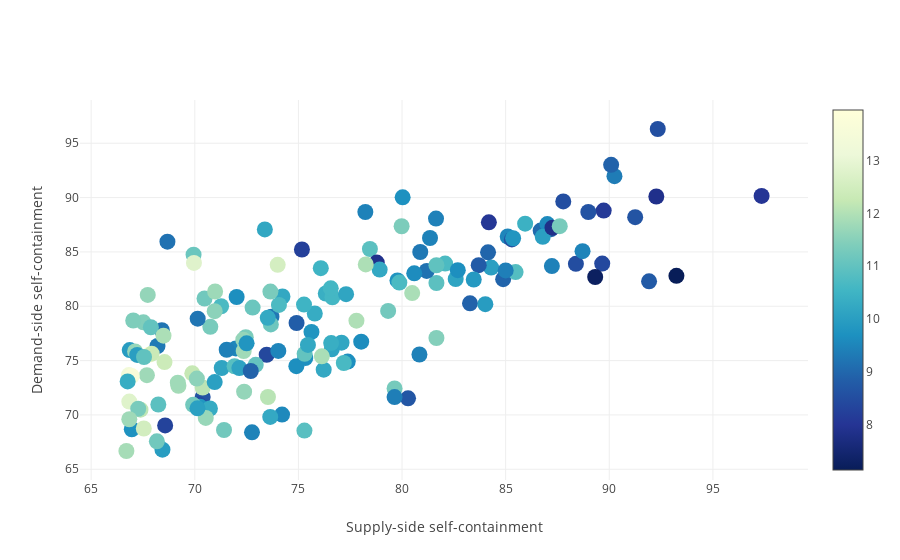

The cell this chart's notebook holds for it:
### Code cell
# plot same plot as above but interactive
reload(plotly)
PuOr = sns.color_palette(palette= 'PuOr', n_colors = 256)

fig = {
    'data': [
          {
          'x': ttwa_info11['Supply-side self-containment'], 
            'y': ttwa_info11['Demand-side self containment'], 
            'text': ttwa_info11['ttwa11nm'], 
            'mode': 'markers', 
            'name': 'Demand vs Supply',
            'marker': dict(
                size=16,
                color = ttwa_info11['mean_distance'], #set color equal to a variable
                colorscale='YlGnBu',
                showscale=True
                )
          },
    ],
    'layout': {
        'xaxis': {'title': 'Supply-side self-containment'},
        'yaxis': {'title': "Demand-side self-containment"}
    }
}
plotly.offline.iplot(fig, filename = os.path.join(plot_save_dir,'demand_vs_supply_{}interactive.html'.format(
    ni_qual)))
if FIGSAVE:
    plotly.offline.plot(fig, filename = os.path.join(plot_save_dir,'demand_vs_supply_{}interactive.html'.format(
        ni_qual)), auto_open = False)
                #, image = 'png', image_filename = os.path.join(plot_save_dir,'demand_vs_supply_interactive.html'))
#plotly.io.write_image(fig, file = os.path.join(plot_save_dir,'demand_vs_supply_interactive.png'))
#py.iplot(fig, filename='pandas-multiple-scatter')

### Figure 1 — Plotly figure (JSON) as saved in the notebook; plotly's stock layout.template omitted (floating-point values rounded to 4 significant figures; data arrays with more than 128 entries replaced by an {"elided": "..."} marker saying what was removed)
{"data": [{"marker": {"color": {"elided": "166 float values"}, "colorscale": "YlGnBu", "showscale": true, "size": 16}, "mode": "markers", "name": "Demand vs Supply", "text": {"elided": "166 str values"}, "type": "scatter", "uid": "8c232ee7-b76f-4801-b5ac-d0acb662cffc", "x": {"elided": "166 float values"}, "y": {"elided": "166 float values"}}], "layout": {"xaxis": {"title": {"text": "Supply-side self-containment"}}, "yaxis": {"title": {"text": "Demand-side self-containment"}}}}
